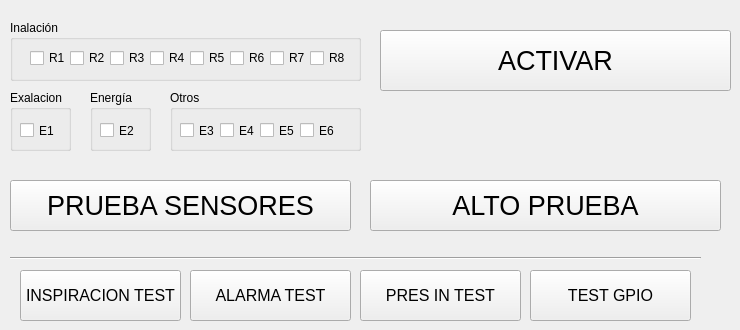
      <widget class="QWidget" name="tab_5">
       <attribute name="title">
        <string>Manual</string>
       </attribute>
       <widget class="QPushButton" name="pushButton_10">
        <property name="geometry">
         <rect>
          <x>10</x>
          <y>180</y>
          <width>341</width>
          <height>51</height>
         </rect>
        </property>
        <property name="font">
         <font>
          <pointsize>20</pointsize>
         </font>
        </property>
        <property name="text">
         <string>PRUEBA SENSORES</string>
        </property>
       </widget>
       <widget class="QCheckBox" name="checkBox">
        <property name="geometry">
         <rect>
          <x>30</x>
          <y>50</y>
          <width>41</width>
          <height>16</height>
         </rect>
        </property>
        <property name="text">
         <string>R1</string>
        </property>
       </widget>
       <widget class="QCheckBox" name="checkBox_2">
        <property name="geometry">
         <rect>
          <x>70</x>
          <y>50</y>
          <width>41</width>
          <height>16</height>
         </rect>
        </property>
        <property name="text">
         <string>R2</string>
        </property>
       </widget>
       <widget class="QCheckBox" name="checkBox_3">
        <property name="geometry">
         <rect>
          <x>110</x>
          <y>50</y>
          <width>41</width>
          <height>16</height>
         </rect>
        </property>
        <property name="text">
         <string>R3</string>
        </property>
       </widget>
       <widget class="QCheckBox" name="checkBox_4">
        <property name="geometry">
         <rect>
          <x>150</x>
          <y>50</y>
          <width>41</width>
          <height>16</height>
         </rect>
        </property>
        <property name="text">
         <string>R4</string>
        </property>
       </widget>
       <widget class="QCheckBox" name="checkBox_5">
        <property name="geometry">
         <rect>
          <x>190</x>
          <y>50</y>
          <width>41</width>
          <height>16</height>
         </rect>
        </property>
        <property name="text">
         <string>R5</string>
        </property>
       </widget>
       <widget class="QCheckBox" name="checkBox_6">
        <property name="geometry">
         <rect>
          <x>230</x>
          <y>50</y>
          <width>41</width>
          <height>16</height>
         </rect>
        </property>
        <property name="text">
         <string>R6</string>
        </property>
       </widget>
       <widget class="QCheckBox" name="checkBox_7">
        <property name="geometry">
         <rect>
          <x>270</x>
          <y>50</y>
          <width>41</width>
          <height>16</height>
         </rect>
        </property>
        <property name="text">
         <string>R7</string>
        </property>
       </widget>
       <widget class="QCheckBox" name="checkBox_8">
        <property name="geometry">
         <rect>
          <x>310</x>
          <y>50</y>
          <width>41</width>
          <height>16</height>
         </rect>
        </property>
        <property name="text">
         <string>R8</string>
        </property>
       </widget>
       <widget class="QPushButton" name="pushButton_stop">
        <property name="geometry">
         <rect>
          <x>370</x>
          <y>180</y>
          <width>351</width>
          <height>51</height>
         </rect>
        </property>
        <property name="font">
         <font>
          <pointsize>20</pointsize>
         </font>
        </property>
        <property name="text">
         <string>ALTO PRUEBA</string>
        </property>
       </widget>
       <widget class="QPushButton" name="pushButton_2">
        <property name="geometry">
         <rect>
          <x>380</x>
          <y>30</y>
          <width>351</width>
          <height>61</height>
         </rect>
        </property>
        <property name="font">
         <font>
          <pointsize>20</pointsize>
         </font>
        </property>
        <property name="text">
         <string>ACTIVAR</string>
        </property>
       </widget>
       <widget class="QGroupBox" name="groupBox_2">
        <property name="geometry">
         <rect>
          <x>10</x>
          <y>20</y>
          <width>351</width>
          <height>61</height>
         </rect>
        </property>
        <property name="title">
         <string>Inalación</string>
        </property>
       </widget>
       <widget class="QGroupBox" name="groupBox_4">
        <property name="geometry">
         <rect>
          <x>10</x>
          <y>90</y>
          <width>61</width>
          <height>61</height>
         </rect>
        </property>
        <property name="title">
         <string>Exalacion</string>
        </property>
        <widget class="QCheckBox" name="checkBox_E1">
         <property name="geometry">
          <rect>
           <x>10</x>
           <y>30</y>
           <width>41</width>
           <height>21</height>
          </rect>
         </property>
         <property name="text">
          <string>E1</string>
         </property>
        </widget>
       </widget>
       <widget class="QGroupBox" name="groupBox_9">
        <property name="geometry">
         <rect>
          <x>90</x>
          <y>90</y>
          <width>61</width>
          <height>61</height>
         </rect>
        </property>
        <property name="title">
         <string>Energía</string>
        </property>
        <widget class="QCheckBox" name="checkBox_E2">
         <property name="geometry">
          <rect>
           <x>10</x>
           <y>30</y>
           <width>41</width>
           <height>21</height>
          </rect>
         </property>
         <property name="text">
          <string>E2</string>
         </property>
        </widget>
       </widget>
       <widget class="QGroupBox" name="groupBox_11">
        <property name="geometry">
         <rect>
          <x>170</x>
          <y>90</y>
          <width>191</width>
          <height>61</height>
         </rect>
        </property>
        <property name="title">
         <string>Otros</string>
        </property>
        <widget class="QCheckBox" name="checkBox_E6">
         <property name="geometry">
          <rect>
           <x>130</x>
           <y>30</y>
           <width>41</width>
           <height>21</height>
          </rect>
         </property>
         <property name="text">
          <string>E6</string>
         </property>
        </widget>
        <widget class="QCheckBox" name="checkBox_E5">
         <property name="geometry">
          <rect>
           <x>90</x>
           <y>30</y>
           <width>41</width>
           <height>21</height>
          </rect>
         </property>
         <property name="text">
          <string>E5</string>
         </property>
        </widget>
        <widget class="QCheckBox" name="checkBox_E3">
         <property name="geometry">
          <rect>
           <x>10</x>
           <y>30</y>
           <width>41</width>
           <height>21</height>
          </rect>
         </property>
         <property name="text">
          <string>E3</string>
         </property>
        </widget>
        <widget class="QCheckBox" name="checkBox_E4">
         <property name="geometry">
          <rect>
           <x>50</x>
           <y>30</y>
           <width>41</width>
           <height>21</height>
          </rect>
         </property>
         <property name="text">
          <string>E4</string>
         </property>
        </widget>
       </widget>
       <widget class="Line" name="line_9">
        <property name="geometry">
         <rect>
          <x>10</x>
          <y>250</y>
          <width>691</width>
          <height>16</height>
         </rect>
        </property>
        <property name="orientation">
         <enum>Qt::Horizontal</enum>
        </property>
       </widget>
       <widget class="QPushButton" name="pushButton_11">
        <property name="geometry">
         <rect>
          <x>20</x>
          <y>270</y>
          <width>161</width>
          <height>51</height>
         </rect>
        </property>
        <property name="font">
         <font>
          <pointsize>12</pointsize>
         </font>
        </property>
        <property name="text">
         <string>INSPIRACION TEST</string>
        </property>
       </widget>
       <widget class="QPushButton" name="pushButton_alarmTest">
        <property name="geometry">
         <rect>
          <x>190</x>
          <y>270</y>
          <width>161</width>
          <height>51</height>
         </rect>
        </property>
        <property name="font">
         <font>
          <pointsize>12</pointsize>
         </font>
        </property>
        <property name="text">
         <string>ALARMA TEST</string>
        </property>
       </widget>
       <widget class="QPushButton" name="pushButton_alarmTest_2">
        <property name="geometry">
         <rect>
          <x>360</x>
          <y>270</y>
          <width>161</width>
          <height>51</height>
         </rect>
        </property>
        <property name="font">
         <font>
          <pointsize>12</pointsize>
         </font>
        </property>
        <property name="text">
         <string>PRES IN TEST</string>
        </property>
       </widget>
       <widget class="QPushButton" name="pushButton_testGPIO">
        <property name="geometry">
         <rect>
          <x>530</x>
          <y>270</y>
          <width>161</width>
          <height>51</height>
         </rect>
        </property>
        <property name="font">
         <font>
          <pointsize>12</pointsize>
         </font>
        </property>
        <property name="text">
         <string>TEST GPIO</string>
        </property>
       </widget>
       <zorder>groupBox_2</zorder>
       <zorder>pushButton_10</zorder>
       <zorder>checkBox</zorder>
       <zorder>checkBox_2</zorder>
       <zorder>checkBox_3</zorder>
       <zorder>checkBox_4</zorder>
       <zorder>checkBox_5</zorder>
       <zorder>checkBox_6</zorder>
       <zorder>checkBox_7</zorder>
       <zorder>checkBox_8</zorder>
       <zorder>pushButton_stop</zorder>
       <zorder>pushButton_2</zorder>
       <zorder>groupBox_4</zorder>
       <zorder>groupBox_9</zorder>
       <zorder>groupBox_11</zorder>
       <zorder>line_9</zorder>
       <zorder>pushButton_11</zorder>
       <zorder>pushButton_alarmTest</zorder>
       <zorder>pushButton_alarmTest_2</zorder>
       <zorder>pushButton_testGPIO</zorder>
      </widget>
